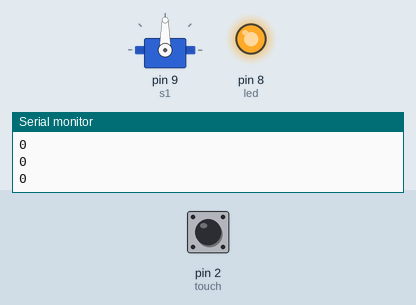
Recording of a sketch running on a simulated Arduino Uno, built with avr-gcc and run on an emulated ATmega328P. Parts: servo, output pins drawn as LEDs (lit = HIGH), the last lines printed to the serial monitor. The inputs (shaded band) are chosen by the test bench; at power-on: pin 2 (touch) LOW.

Above: at 1.2 s.
1.3 s: pin 2 (touch) pulled HIGH for 0.15 s
At 1.5 s:
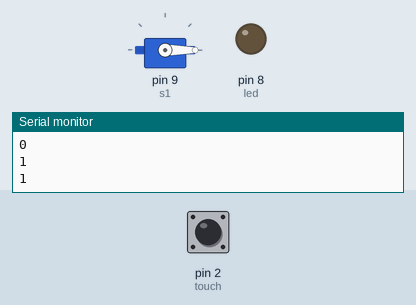
3.1 s: pin 2 (touch) pulled HIGH for 3.2 s
At 7.3 s:
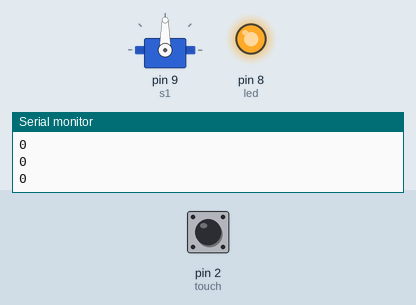
Timing chart, 0 to 8.8 s (numbered marks = the images above; inputs shaded):
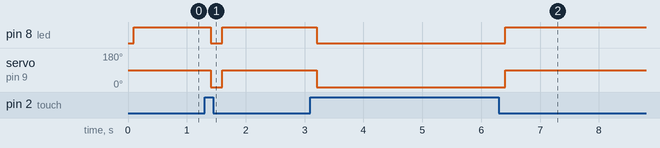

The sketch:

touchsensor.ino
```cpp
#include <Servo.h>
Servo s1;
int led = 8;
int touch = 2;

void setup() {
  Serial.begin(9600);
  pinMode(led, OUTPUT);
  pinMode(touch, INPUT);
  s1.attach(9);
}

void loop() {
  int x = digitalRead(touch);
  Serial.println(x);
  delay(100);
if(x==-0){
  digitalWrite(led, HIGH);
  s1.write(90);
}
else{
  digitalWrite(led, LOW);
  s1.write(0);
}

}
```

Measured:
- after the input at 1.3 s, pin 8 (led): HIGH → LOW after 0.10 s, → HIGH 0.20 s later; servo on pin 9 (s1): 90° → 0° after 0.10 s, → 90° 0.20 s later
- after the input at 3.1 s, pin 8 (led): HIGH → LOW after 0.10 s, → HIGH 3.2 s later; servo on pin 9 (s1): 90° → 0° after 0.10 s, → 90° 3.2 s later
